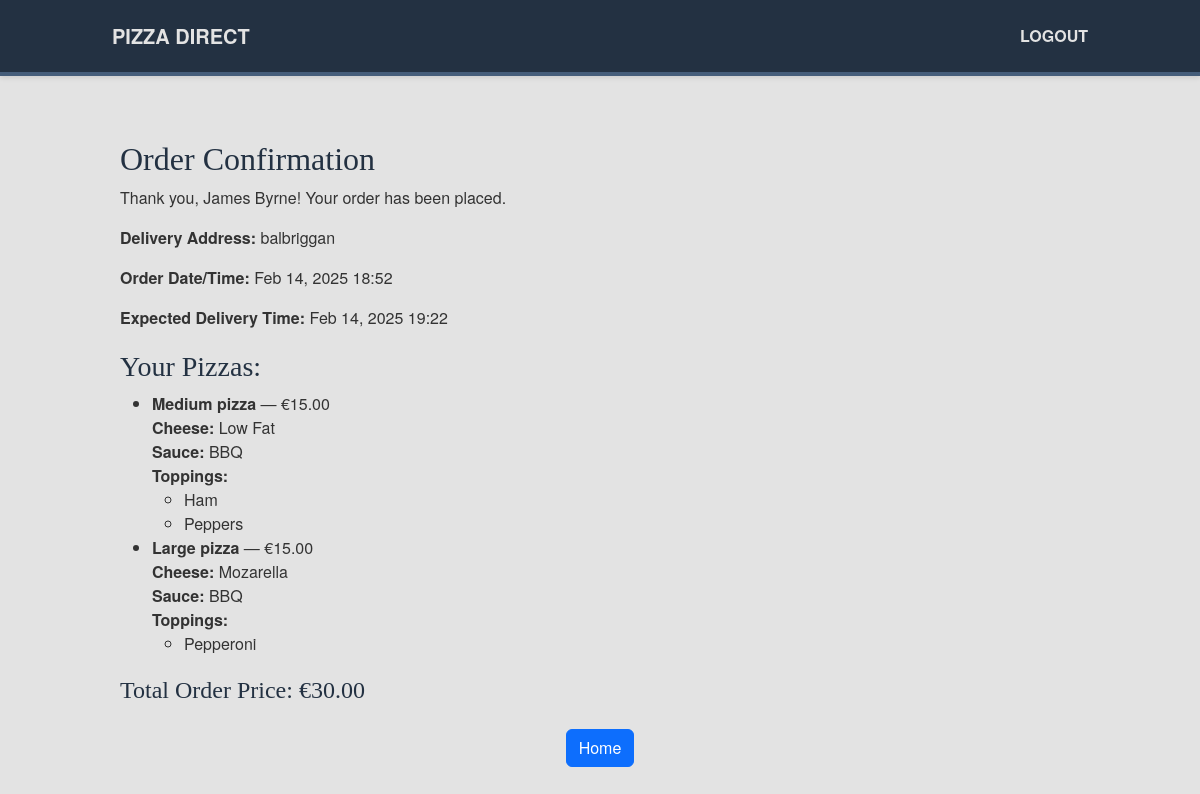
/order-confirmation/1/ (signed in), run on the app's committed database.
### pizza_app/models.py (models this page shows, shortened)
class Order(models.Model):
    user = models.ForeignKey(User, on_delete=models.CASCADE)
    pizzas = models.ManyToManyField(Pizza)
    customer_name = models.CharField(max_length=100)
    address = models.TextField()
    card_number = models.CharField(max_length=16)
    card_expiry_month = models.CharField(max_length=2)
    card_expiry_year = models.CharField(max_length=4)
    card_cvv = models.CharField(max_length=3)
    order_date = models.DateTimeField(default=timezone.now)
    @property
    def total_order_price(self):
        return sum(p.total_price for p in self.pizzas.all())
    @property
    def expected_delivery_time(self):
        return self.order_date + timedelta(minutes=30)

class Pizza(models.Model):
    size = models.ForeignKey(PizzaSize, on_delete=models.SET_NULL, null=True)
    crust = models.ForeignKey(Crust, on_delete=models.SET_NULL, null=True)
    sauce = models.ForeignKey(Sauce, on_delete=models.SET_NULL, null=True)
    cheese = models.ForeignKey(Cheese, on_delete=models.SET_NULL, null=True)
    toppings = models.ManyToManyField(Topping, blank=True)
    @property
    def total_price(self):
        total = Decimal('0.00')
        if self.size: total += self.size.price
        if self.crust: total += self.crust.price
        if self.sauce: total += self.sauce.price
        if self.cheese: total += self.cheese.price
        for t in self.toppings.all():
            total += t.price
        return total

class PizzaSize(models.Model):
    name = models.CharField(max_length=50)
    price = models.DecimalField(max_digits=6, decimal_places=2, default=Decimal('0.00'))
    def __str__(self):
        return self.name

class Crust(models.Model):
    name = models.CharField(max_length=50)
    price = models.DecimalField(max_digits=6, decimal_places=2, default=Decimal('0.00'))

class Sauce(models.Model):
    name = models.CharField(max_length=50)
    price = models.DecimalField(max_digits=6, decimal_places=2, default=Decimal('0.00'))
    def __str__(self):
        return self.name

class Cheese(models.Model):
    name = models.CharField(max_length=50)
    price = models.DecimalField(max_digits=6, decimal_places=2, default=Decimal('0.00'))
    def __str__(self):
        return self.name

class Topping(models.Model):
    name = models.CharField(max_length=50)
    price = models.DecimalField(max_digits=6, decimal_places=2, default=Decimal('0.00'))

### pizza_app/views.py (the view)
# urls.py: path('order-confirmation/<int:order_id>/', views.order_confirmation, name='order_confirmation'),
@login_required
def order_confirmation(request, order_id):
    order = get_object_or_404(Order, id=order_id, user=request.user)
    return render(request, 'order_confirmation.html', {'order': order})

### pizza_app/templates/order_confirmation.html
{% extends 'base.html' %}
{% block content %}
<h2>Order Confirmation</h2>
<p>Thank you, {{ order.customer_name }}! Your order has been placed.</p>
<p><strong>Delivery Address:</strong> {{ order.address }}</p>
<p><strong>Order Date/Time:</strong> {{ order.order_date|date:"M d, Y H:i" }}</p>
{% if order.expected_delivery_time %}
  <p><strong>Expected Delivery Time:</strong> {{ order.expected_delivery_time|date:"M d, Y H:i" }}</p>
{% endif %}
<h3>Your Pizzas:</h3>
<ul>
  {% for pizza in order.pizzas.all %}
    <li>
      <strong>{{ pizza.size }} pizza</strong> &mdash; €{{ pizza.total_price }}<br>
      <strong>Cheese:</strong> {{ pizza.cheese }}<br>
      <strong>Sauce:</strong> {{ pizza.sauce }}<br>
      {% if pizza.toppings.all %}
        <strong>Toppings:</strong>
        <ul>
          {% for topping in pizza.toppings.all %}
            <li>{{ topping.name }}</li>
          {% endfor %}
        </ul>
      {% else %}
        <em>No extra toppings</em>
      {% endif %}
    </li>
  {% endfor %}
</ul>
<h4>Total Order Price: €{{ order.total_order_price }}</h4>
<div class="text-center mt-4">
  <a href="{% url 'order_overview' %}" class="btn btn-primary">Home</a>
</div>
{% endblock %}

### pizza_app/templates/base.html (shortened to what this page needs)
{% load static %}
<!DOCTYPE html>
<html lang="en">
<head>
  <link href="https://cdn.jsdelivr.net/npm/bootstrap@5.3.0/dist/css/bootstrap.min.css" rel="stylesheet">
  <link rel="stylesheet" href="{% static 'css/my.css' %}">
</head>
<body>
  <div class="wrapper">
    <nav class="navbar" style="background-color: var(--first-color); padding: 1rem;">
      <div class="container">
        <a class="navbar-brand" href="{% url 'order_overview' %}" style="color: var(--fourth-color); font-weight: bold;">Pizza Direct</a>
        {% if user.is_authenticated %}
          <ul class="navbar-nav ms-auto" style="list-style: none; margin: 0; padding: 0;">
            <li class="nav-item">
              <a class="nav-link" href="{% url 'logout' %}" style="color: var(--fourth-color); text-decoration: none;">Logout</a>
            </li>
          </ul>
        {% else %}
          <ul class="navbar-nav ms-auto" style="list-style: none; margin: 0; padding: 0;">
            <li class="nav-item">
              <a class="nav-link" href="{% url 'login' %}" style="color: var(--fourth-color); text-decoration: none;">Login</a>
            </li>
          </ul>
        {% endif %}
      </div>
    </nav>
    <div class="content container mt-4">
      {% block content %}{% endblock %}
    </div>
  </div>
</body>
</html>

### pizza_app/static/css/my.css (style rules this page uses)
:root { --first-color: #233142; --second-color: #455d7a; --third-color: #f95959; --fourth-color: #e3e3e3; }
html, body { height: 100%; margin: 0; font-family: 'Helvetica Neue', Arial, sans-serif; background-color: var(--fourth-color); color: #333; }
.content { flex: 1; padding: 20px; }
.container { max-width: 1000px; }
.navbar { background-color: var(--first-color); border-bottom: 4px solid var(--second-color); box-shadow: 0 2px 5px rgba(0,0,0,0.1); }
.navbar .navbar-brand, .navbar .nav-link { color: var(--fourth-color) !important; font-weight: bold; text-transform: uppercase; }
h2, h3, h4 { font-family: Georgia, serif; color: var(--first-color); margin-top: 20px; }

### data on the page
Order: customer_name "James Byrne", address "balbriggan", order_date "Feb 14, 2025 18:52", expected_delivery_time "Feb 14, 2025 19:22", total_order_price "30.00"
Pizza: size "Medium", total_price "15.00", cheese "Low Fat", sauce "BBQ"
Topping: name "Ham"
Topping: name "Peppers"
Pizza: size "Large", total_price "15.00", cheese "Mozarella", sauce "BBQ"
Topping: name "Pepperoni"
